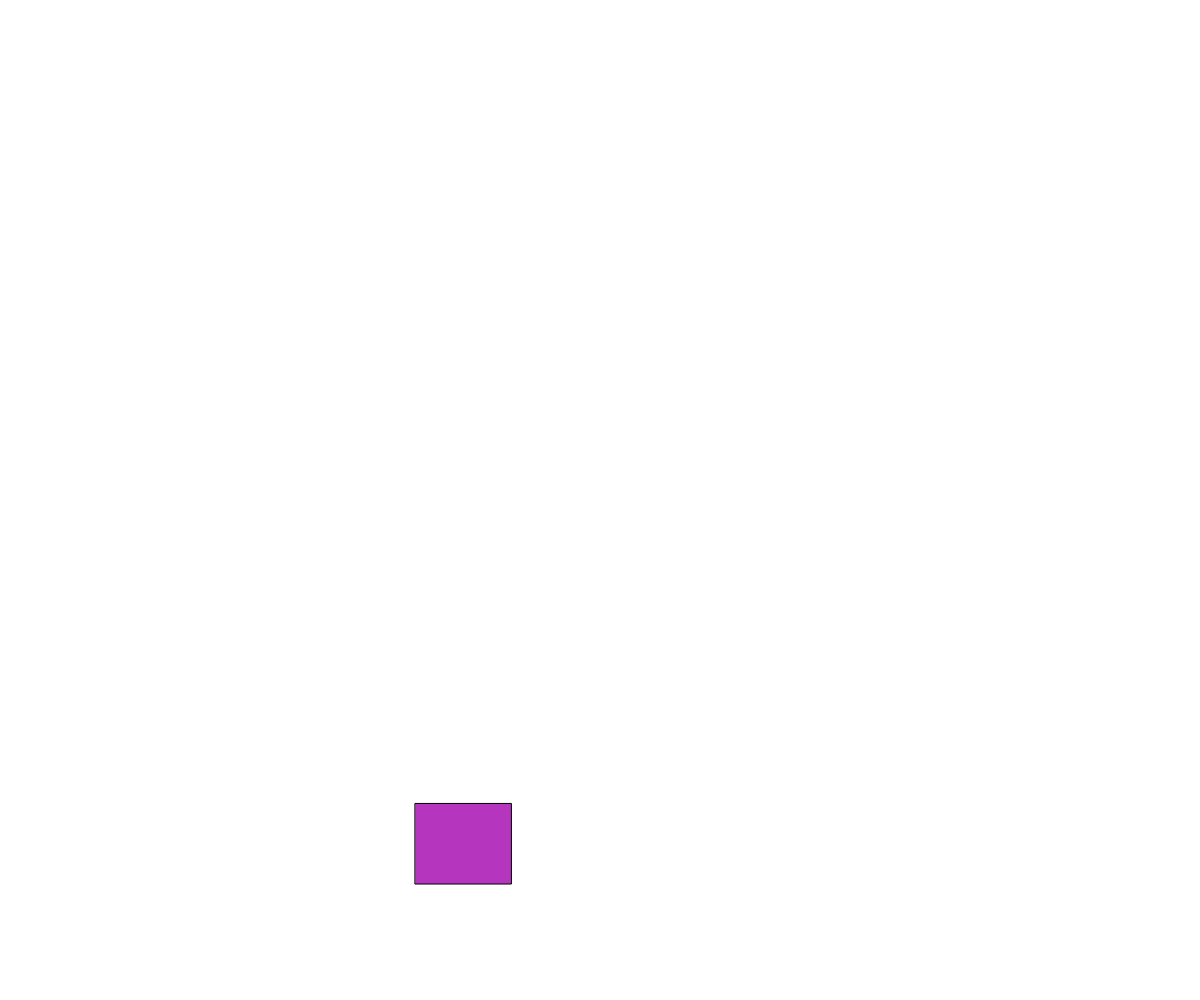
Frame 1 (no input)
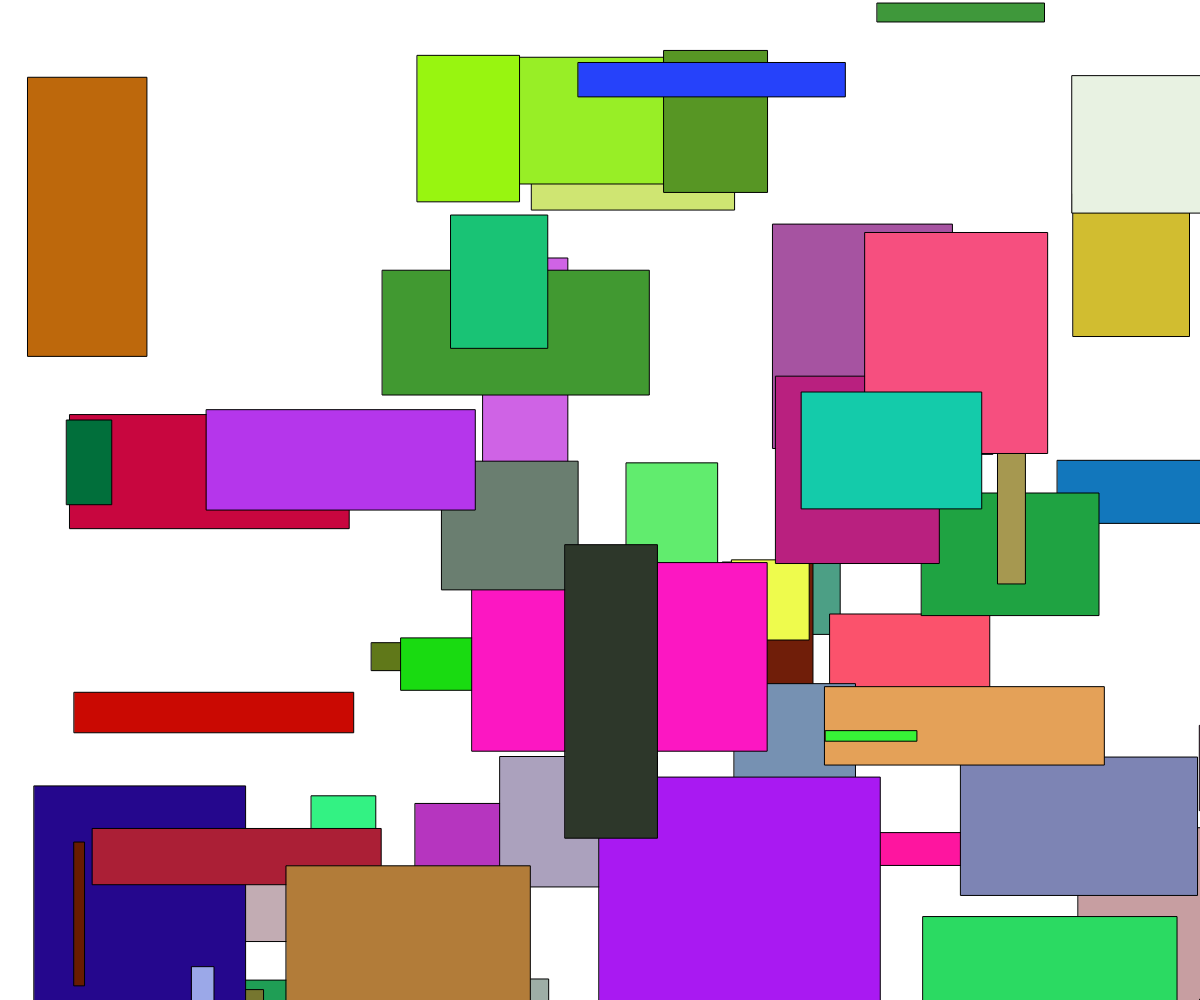
Frame 60 (no input)
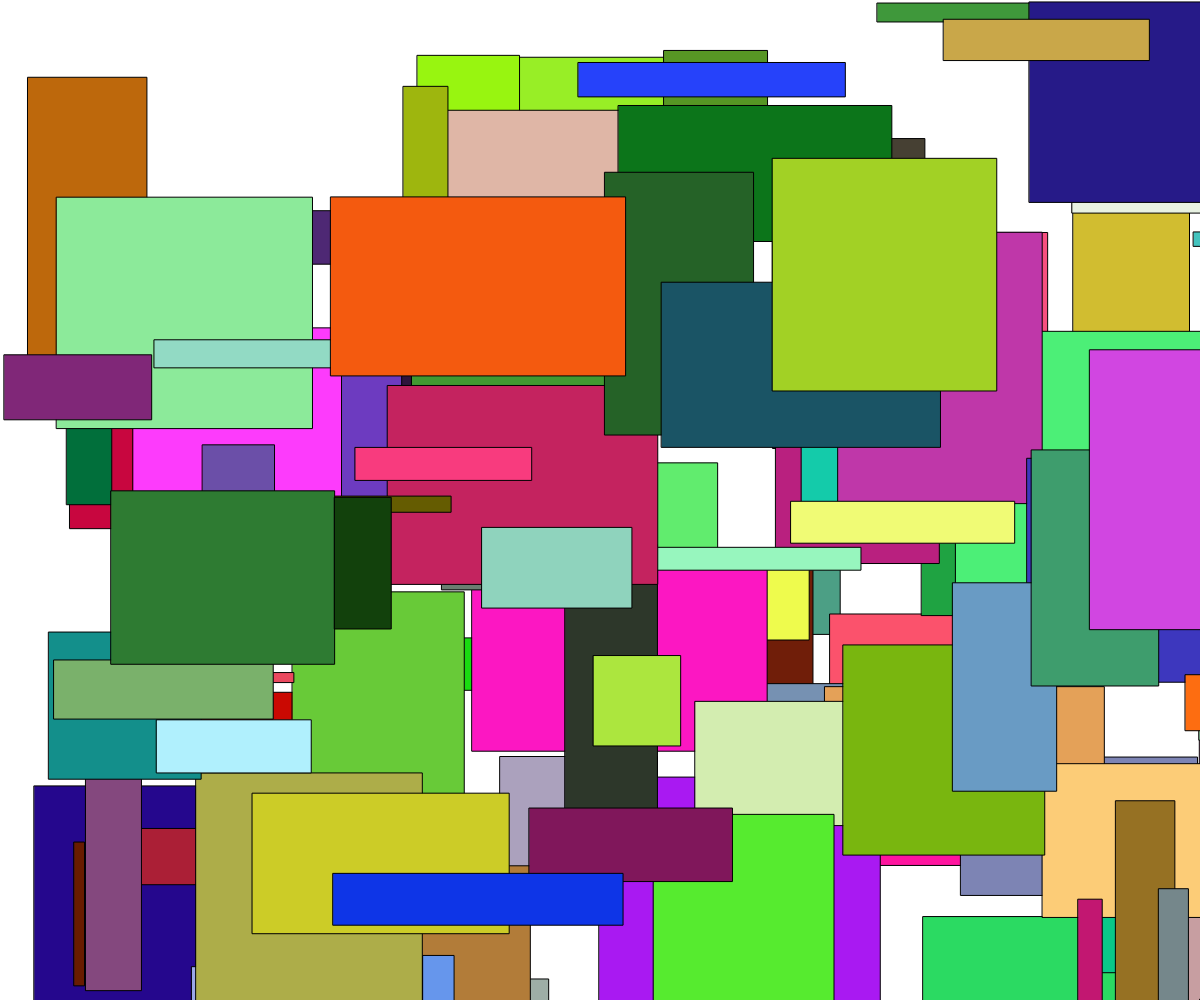
Frame 120 (the mouse pressed at the canvas centre since frame 60)

The p5.js sketch that drew these frames (run headless with seeded random() and noise() and a simulated clock; from frame 60 on, the mouse is pressed at the canvas centre):

// p5.js sketch
// ── sketch.js
// sketch.js

var cnv;

function centerCanvas() {
  var x = (windowWidth - width) / 2;
  var y = (windowHeight - height) / 2;
  cnv.position(x, y);
}

function setup() {
  cnv = createCanvas(windowWidth, windowHeight);
  centerCanvas();
  background(255, 255, 255);
}

function windowResized() {
  centerCanvas();
}
function draw(){
  fill(random(0,255),random(0,255),random(0,255))
  rect(random(0,windowWidth),random(0,windowHeight),random(10,300),random(10,300));
  }
